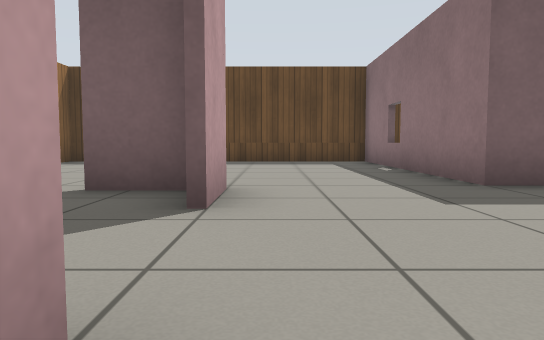
view 1 (above)

14 first-person views from a walk through a robot-simulator world made for Gazebo. The camera is 0.5 m above the floor, tilts 4° down and sees 70° across. The floor is counted in squares, 1 m on a side. Each view is taken from the middle of a square. On the plan, view 1 faces up. The plan holds only what a view shows up to about 9 squares ahead; the rest is blank. Gazebo's built-in surfaces are drawn with simple patterns.

view 2
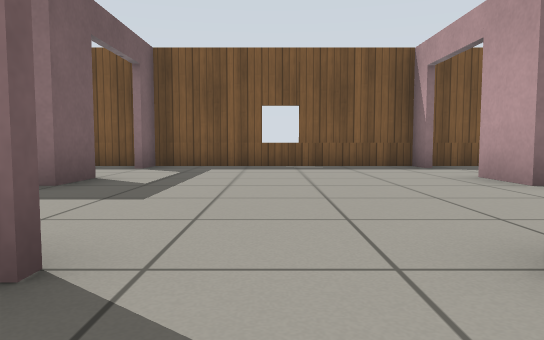

view 3
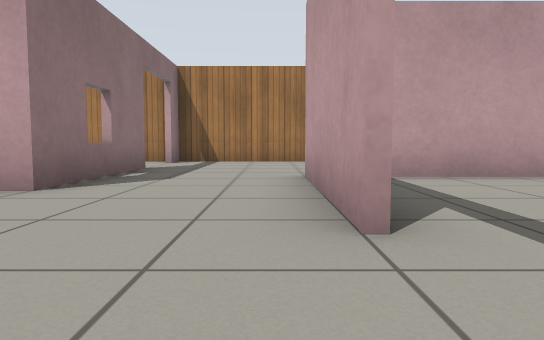

view 4
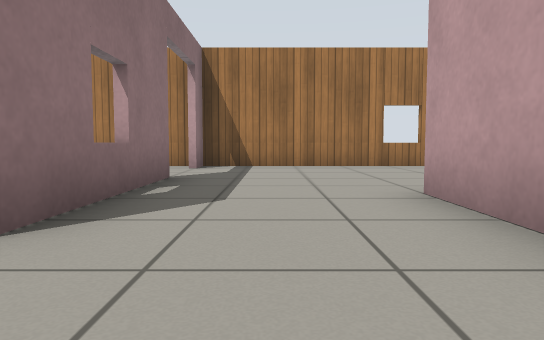

view 5
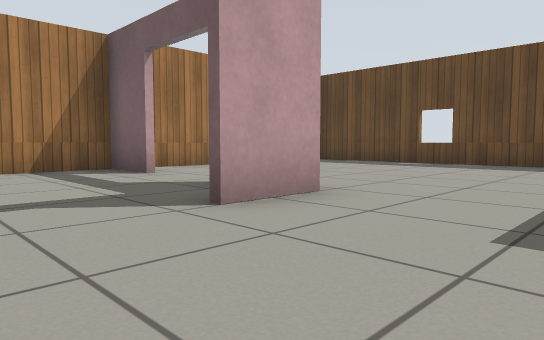

view 6
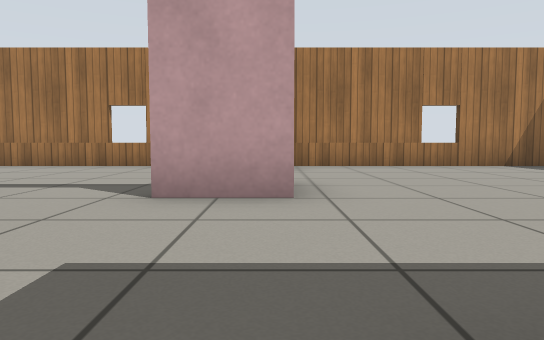

view 7
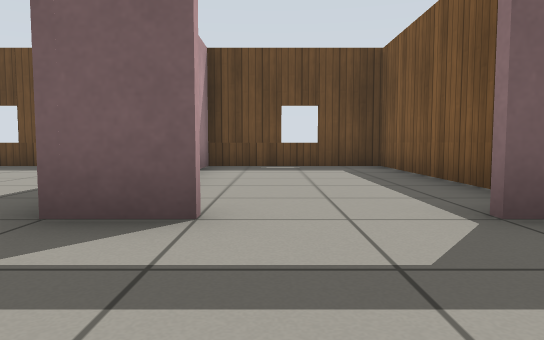

view 8
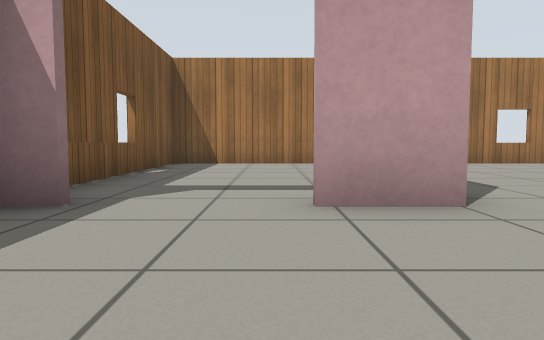

view 9
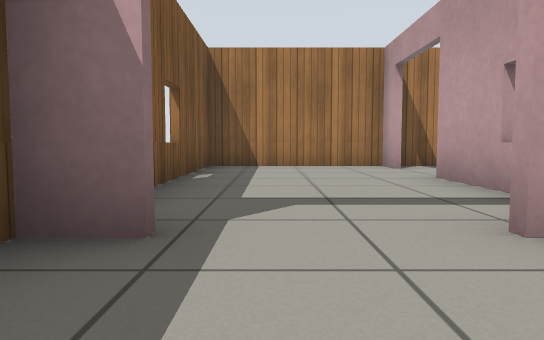

view 10
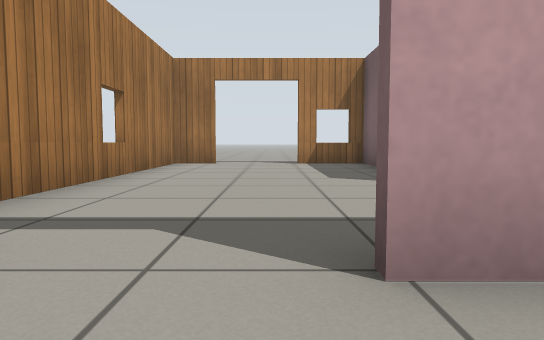

view 11
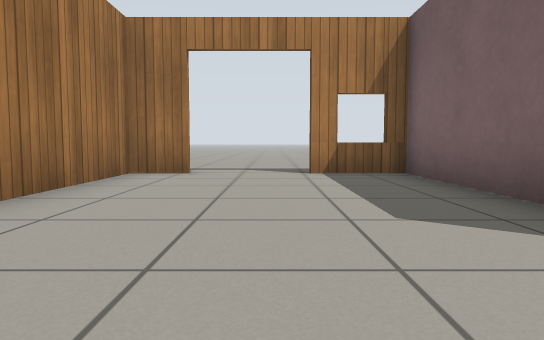

view 12
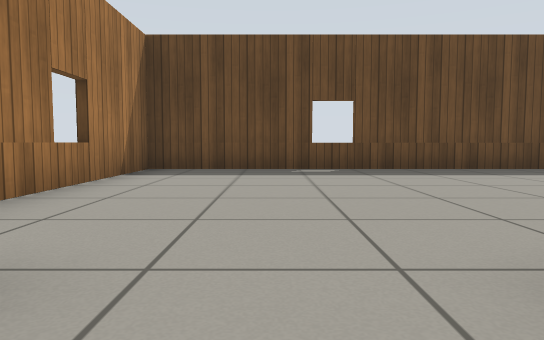

view 13
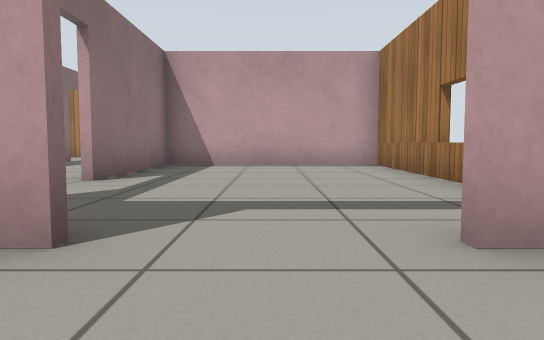

view 14
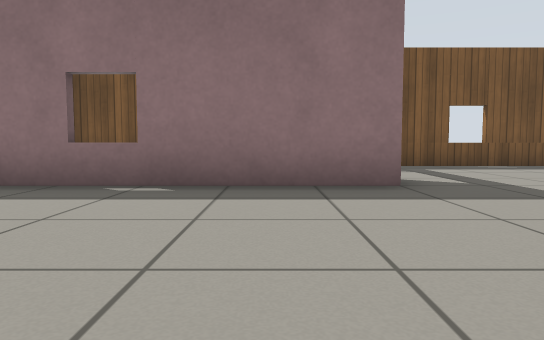

### Floor plan
Points are (right, up) in squares from view 1. A wall is a line through its corners. A room is listed if a view was taken in it or the views show most of it. See-through windows are left out.
Room 1 (views 1, 4, 5, 6, 7, 8, 9, 11)
walls: (-0.5, 1) (-0.5, -2.9); (-2.1, -2.8) (-5.4, -2.8); (2.5, -4.6) (2.5, -1) (3.8, -1); (6.3, -1.1) (6.3, 4.9); (3.6, 4.5) (2.5, 4.5); (-5.3, -2.9) (-5.3, -4.4); (-5.3, -6.3) (-5.3, -7.3) (2.6, -7.3)
ways out: open door at (-0.8, 2) to room 2; opening at (1, 3.5) to room 3; open door at (2.5, -5.5) to room 4; open door at (4.5, -1) to room 4; open door at (4.5, 5) to room 5; open door at (-5.5, -5.5)
Room 2 (views 2, 12)
walls: (-3.9, 4) (-5.3, 4) (-5.3, -2.9); (-0.9, 4) (-2, 4); (-5.4, -2.7) (-0.6, -2.7) (-0.6, 1)
ways out: open door at (-0.8, 2) to room 1; open door at (-3, 4) to room 3
Room 3 (views 3, 13, 14)
walls: (-0.5, 4.3) (-0.5, 2.9); (2.5, 4.5) (2.5, 9.2); (-4.4, 4.2) (-3.9, 4.2); (2.2, 10.4) (-5.3, 10.4) (-5.3, 4.4)
ways out: opening at (1, 3.5) to room 1; open door at (-3, 4) to room 2
Room 4 (view 10)
walls: (2.6, -2.8) (2.6, -4.6); (2.6, -7.3) (6.3, -7.3) (6.3, -1.1)
ways out: open door at (2.5, -5.5) to room 1; open door at (4.5, -1) to room 1
Room 5 (no view inside)
walls: (6.3, 4.9) (6.3, 10.4) (2.6, 10.4)
ways out: open door at (4.5, 5) to room 1

Positions as (right, up) in squares from view 1, and headings:
1: (0, 0), facing up
2: (-2, 2), facing right
3: (0, 3), facing down
4: (1, 1), facing down
5: (2, 1), facing up-left
6: (3, 4), facing left
7: (4, 2), facing up
8: (4, 2), facing down
9: (5, 1), facing down
10: (4, -5), facing left
11: (1, -5), facing left
12: (-3, 3), facing up
13: (-3, 6), facing down
14: (-2, 6), facing right
